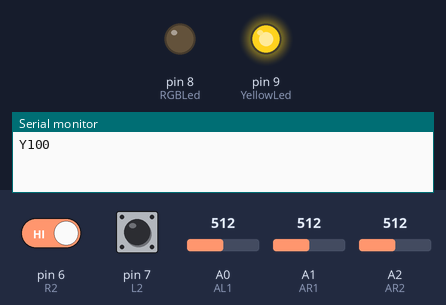
This sketch was run on a simulated Arduino Uno, built with avr-gcc and run on an emulated ATmega328P. Shown: output pins drawn as LEDs (lit = HIGH), the last lines printed to the serial monitor. Inputs (shaded band) come from the test bench; at power-on: pin 6 (R2) HIGH, pin 7 (L2) HIGH, A0 (AL1) = 512, A1 (AR1) = 512, A2 (AR2) = 512.

Above: at 2.01 s.
At 3.2 s:
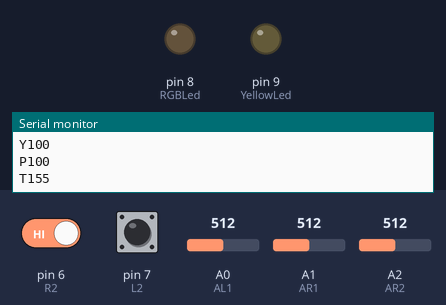
3.3 s: pin 6 (R2) driven LOW
At 3.6 s:
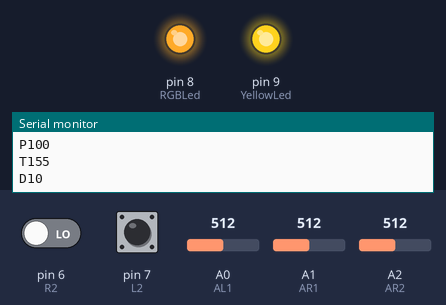
Timing chart, 0 to 24.8 s (numbered marks = the images above; inputs shaded):
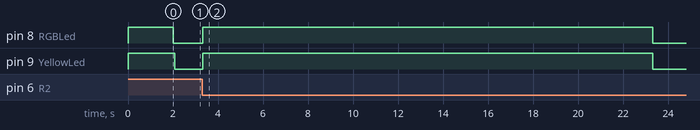

Measured:
- after the input at 3.3 s, pin 8 (RGBLed), pin 9 (YellowLed): LOW → HIGH at once, → LOW 20.0 s later

The sketch:

SuzDuinoWirelessController.ino
```cpp
// (licence header left out)
//INCLUDE FILE
#include <SoftwareSerial.h>
//Decelerations of all variables
//Analog Pin
int AL1=A0,AR1=A1,AR2=A2;//Flight Controls
//Digital Pin
int L2=7,R2=6;//Flight Controls
int RGBLed=8,YellowLed=9;//Data Signal LED
//Serial Communication
SoftwareSerial mySerial(10, 11); // RX, TX
int rolllMode=0;//0=off,1=L-off,2=R-off
int pitchValue=90;
int yawValue=90;
int thrustValue=0;
//Sampling Count variables
//Yaw
int yawSampleCount=0;
int yawSamplesTemp[5];
//pitch
int pitchSampleCount=0;
int pitchSamplesTemp[5];
//thrust
int thrustSampleCount=0;
int thrustSamplesTemp[5];
//MIN MAX DATA
int MIN=0,MAX=200;
//control state change

int rState= 0,lState = 0;
int rOldState = 0,lOldState = 0;
void setup()
{
	//Setup the Serial Communication
	Serial.begin(9600);
	//Setup the Software Serial Communication
	mySerial.begin(9600);
	//Setup for digital input
	pinMode(L2,INPUT);
	pinMode(R2,INPUT);
	//Setup the Data Signal Led
	pinMode(RGBLed,OUTPUT);
	pinMode(YellowLed,OUTPUT);
	//Signal Blink for device
	dataTransmit(HIGH);
	pinActiveState(HIGH);
	delay(2000);
	dataTransmit(LOW);
	pinActiveState(LOW);
}
void loop()
{
	//Button Controls
	ButtonControls();
	//Roll Buttons
	//rollButtons();
	//Yaw Buttons
	analogYaw();
	//Pitch Buttons
	analogPitch();
	//Thrust Buttons
	analogThrust();
	//turn off the data transmit signal
	pinActiveState(0);
}
void ButtonControls(){
	int rState = digitalRead(R2);
	int lState = digitalRead(L2);
	if(lState == 0 && lOldState == 1){
		sendSignal("A00");//ARMING SIGNAL
		dataTransmit(HIGH);
		delay(10000);//wait for 10 sec
		dataTransmit(LOW);
	}
	if(rState == 0 && rOldState == 1){
		sendSignal("D10");//DISARMING SIGNAL
		dataTransmit(HIGH);
		delay(20000);//wait for 10 sec
		dataTransmit(LOW);
	}
	rOldState =rState;
	lOldState =lState;
}
void rollButtons(){
	int L2State,R2State;
	L2State = digitalRead(L2);
	R2State = digitalRead(R2);
	//check for l2 first and used l2 if activate
	if(L2State==1){
		pinActiveState(1);
		if(rolllMode !=1){
			//Transmit the signal GO LEFT
			rolllMode=1;
			sendSignal("R1");
		}
	}
	else if(R2State==1){
		pinActiveState(1);
		if(rolllMode !=2){
			//Transmit the signal GO RIGHT
			rolllMode=1;
			sendSignal("R2");
		}
	}
	else{
		pinActiveState(0);
		if(rolllMode ==1 || rolllMode ==2){
			//Transmit the signal GO Stop Roll
			rolllMode=0;
			sendSignal("R0");
		}
	}
}
void analogYaw(){
	int noOfSample =5;
	int yawTempVal = analogRead(AR1);
	int yawMapVal = map(yawTempVal,0,1024,MIN,MAX);
	if(yawSampleCount < noOfSample){
		//sampling process
		yawSamplesTemp[yawSampleCount]=yawMapVal;
		yawSampleCount++;
	}
	//set the mean sample
	if(yawSampleCount >= noOfSample){
		//Digital Sampling process
		int i;
		int totalSum=0;
		for(i=0;i<noOfSample;i++){
			totalSum +=yawSamplesTemp[i];
		}
		int yawMeanval = totalSum /noOfSample;
		if(yawMeanval !=yawValue){
			yawValue =yawMeanval;
			//packing buffer data
			//convert integer to char array
			char valBuffer[3];
			itoa(yawValue,valBuffer,10);
			char data[4];
			strcpy(data,"Y");
			strcat(data,valBuffer);
			//send data packet signal
			sendSignal(data);
		}
		yawSampleCount=0;
		delay(10);
	}
}
void analogPitch(){
	int noOfSample =5;
	int pitchTempVal = analogRead(AR2);
	int pitchMapVal = map(pitchTempVal,0,1024,MAX,MIN);
	if(pitchSampleCount < noOfSample){
		//sampling process
		pitchSamplesTemp[pitchSampleCount]=pitchMapVal;
		pitchSampleCount++;
	}
	//set the mean sample
	if(pitchSampleCount >= noOfSample){
		//Digital Sampling process
		int i;
		int totalSum=0;
		for(i=0;i<noOfSample;i++){
			totalSum +=pitchSamplesTemp[i];
		}
		int pitchMeanval = totalSum /noOfSample;
		if(pitchMeanval !=pitchValue){
			pitchValue =pitchMeanval;
			//packing buffer data
			//convert integer to char array
			char valBuffer[3];
			itoa(pitchValue,valBuffer,10);
			char data[4];
			strcpy(data,"P");
			strcat(data,valBuffer);
			//send data packet
			//Serial.println(data);
			//send data packet signal
			sendSignal(data);
		}
		pitchSampleCount=0;
		delay(10);
	}
}
void analogThrust(){
	int noOfSample =5;
	int thrustTempVal = analogRead(AL1);
	int thrustMapVal = map(thrustTempVal,0,1024,210,100);
	if(thrustSampleCount < noOfSample){
		//sampling process
		thrustSamplesTemp[thrustSampleCount]=thrustMapVal;
		thrustSampleCount++;
	}
	//set the mean sample
	if(thrustSampleCount >= noOfSample){
		//Digital Sampling process
		int i;
		int totalSum=0;
		for(i=0;i<noOfSample;i++){
			totalSum +=thrustSamplesTemp[i];
		}
		int thrustMeanval = totalSum /noOfSample;
		if(thrustMeanval !=thrustValue){
			thrustValue =thrustMeanval;
			//packing buffer data
			//convert integer to char array
			char valBuffer[3];
			itoa(thrustValue,valBuffer,10);
			char data[4];
			strcpy(data,"T");
			strcat(data,valBuffer);
			//send data packet
			//Serial.println(data);
			//send data packet signal
			sendSignal(data);
		}
		thrustSampleCount=0;
		delay(10);
	}

}
void sendSignal(char data[]){
	//strcat(data,"|");
	mySerial.write(data);
	Serial.println(data);
	//send Signal
	pinActiveState(1);
	delay(10);
}
//-------------------------->
void dataTransmit(int state){
	digitalWrite(RGBLed,state);
}
void pinActiveState(int state){
	digitalWrite(YellowLed,state);
}
```
